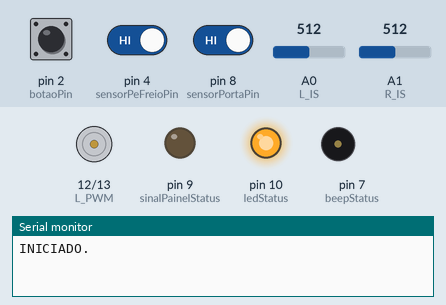
A sketch run on a simulated Arduino Uno, built with avr-gcc and run on an emulated ATmega328P. Parts: motor-driver pin pairs drawn as motors (green arrow = first pin HIGH = forward, orange = second pin HIGH = backward, longer = more drive, scaled by the enable pin), output pins drawn as LEDs (lit = HIGH), buzzer (waves = sounding, pin HIGH), the last lines printed to the serial monitor. The test bench sets the inputs (shaded band); at power-on: pin 2 (botaoPin) HIGH, pin 4 (sensorPeFreioPin) HIGH, pin 8 (sensorPortaPin) HIGH, A0 (L_IS) = 512, A1 (R_IS) = 512. EEPROM starts erased.

Above: at 1.7 s.
1.8 s: pin 2 (botaoPin) driven LOW and pin 4 (sensorPeFreioPin) driven LOW
At 2.1 s:
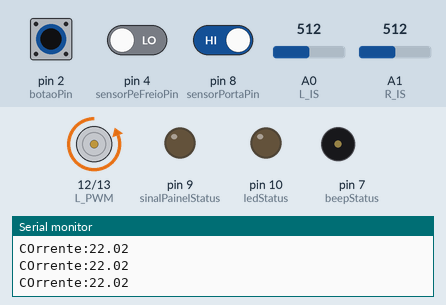
3.6 s: pin 2 (botaoPin) pulsed HIGH 2 times (0.12 s each, 0.3 s apart)
At 4.14 s:
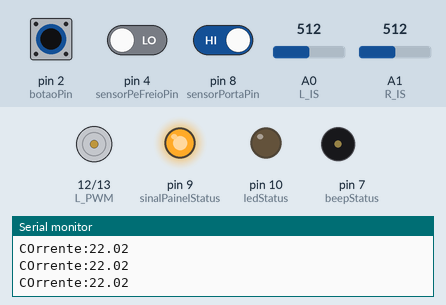
Timing chart, 0 to 6.6 s (numbered marks = the images above; inputs shaded):
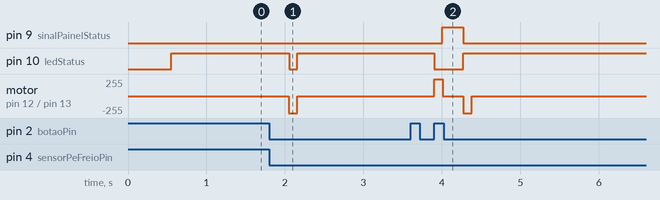

The sketch:

freio.ino
```cpp
//#include <Wire.h>
#include <EEPROM.h>
//#include <math.h>
#include <SoftwareSerial.h>

// Constantes de compilação (não ocupam RAM, não são variáveis globais)
//#define MPU_ADDR 0x68
//#define ADDR_OFFSET 2    // Float usa 4 bytes (endereços 2, 3, 4 e 5)
//#define ADDR_MAGIC 6     // Byte de controle (endereço 6)
//#define MAGIC_BYTE 0xA5  // Valor para validar se já foi calibrado
//#define LIMITE_LADEIRA 5.0 // Graus de inclinação para considerar ladeira

#define PIN_NAO_USADO 9

// === PINOS ===
const int botaoPin = 2;             // Botão (INT0)
const int sensorPeFreioPin = 4;
const int sensorPortaPin = 8;
const int ledStatus = 10;
const int beepStatus = 7;

SoftwareSerial receptorStatusCarro(A4,PIN_NAO_USADO); // RX A4;

const int PWM = 11;  // Ligar os pinos R_ENA e L_ENA no D11 do arduino
const int L_PWM = 12;
const int R_PWM = 13;
const int L_IS = A0;
const int R_IS = A1;
const float ganho = 8500.0;
const float resistor = 966.0; //(1kb)
const int sinalPainelStatus = 9;

// === TEMPOS ===
const int TEMPO_MAXIMO_ACIONAMENTO = 2000;   // ms Click Curto
const int TEMPO_DESTRAVA = 750;   // ms Click Curto

const int CORRENTE_50 = 6;   // ms Click Curto
const int CORRENTE_100 = 12;  // ms Click Longo

const int QUARTO_SEGUNDO = 250; //ms
long ultimoPiscar = 0;
long ultimoBeep = 0;
bool beepando =false;


// === EEPROM ===
const uint8_t EEPROM_ADDR_FREIADO = 0;
const uint8_t EEPROM_ADDR_LIMITE_CORRENTE = 1;
// === ESTADOS ===
bool SENTIDO_FREIANDO = true;

bool freiado = false;
bool correnteNoLimite =false;

struct StatusCarro {
  uint8_t atual;
  uint8_t anterior;
};

uint8_t PARADO_EM_NEUTRO = 1;
uint8_t PARADO_ENGRENADO = 2;
uint8_t EM_MOVIMENTO = 3; // a partir de 3km/h
uint8_t ENGRENADO_PISANDO_ACELERADOR =4;

bool bloqueadoAcionamentoAutomatico = false;

void setup() {
  pinMode(sensorPortaPin, INPUT_PULLUP);
  pinMode(sensorPeFreioPin, INPUT_PULLUP);
  delay(500);
  for(int i=0;i<50;i++){
     digitalRead(sensorPeFreioPin);
     delay(1);
  }
  pinMode(L_PWM, OUTPUT);
  pinMode(R_PWM, OUTPUT);
  pinMode(PWM, OUTPUT);
  pinMode(ledStatus, OUTPUT);
  pinMode(beepStatus, OUTPUT);
  pinMode(sinalPainelStatus, OUTPUT);
  pinMode(botaoPin, INPUT_PULLUP);
  pinMode(L_IS, INPUT);
  pinMode(R_IS, INPUT);

  Serial.begin(115200);
  receptorStatusCarro.begin(9600);
  Serial.println("INICIADO.");

  freiado = EEPROM.read(EEPROM_ADDR_FREIADO) > 0;
  correnteNoLimite= EEPROM.read(EEPROM_ADDR_LIMITE_CORRENTE) > 0;

  digitalWrite(ledStatus, freiado);
  digitalWrite(sinalPainelStatus, !freiado);

}


void loop() {
 // Serial.print("A0:");
 // Serial.println(analogRead(L_IS));
 // Serial.print("A1:");
 // Serial.println(analogRead(R_IS));

  StatusCarro statusCarro = detectarStatusCarro();

  verificarAcionamentoManual(statusCarro);
  verificarAcionamentoAutomatico(statusCarro);

  gerenciarNotificacao(statusCarro);

}
// === CONDICÕES PARA BEEPAR ===
void gerenciarNotificacao(StatusCarro statusCarro){
  if (freiado){
    if (statusCarro.atual == ENGRENADO_PISANDO_ACELERADOR || statusCarro.atual == EM_MOVIMENTO ){
         piscarLed();
         beeparERROR();
    }
  }else
      if (statusCarro.atual == PARADO_EM_NEUTRO){
          piscarLed();
          beeparWARN();
       }else limparNotificacoes();
}
// === APAGAR LED E BEET ===

void limparNotificacoes(){
  noTone(beepStatus);
  digitalWrite(ledStatus, 0);
}
// === ATIVA FREIO ===
void freiarAteFim(int intensidade) {
 if (correnteNoLimite) return;
  //Serial.print("Ativando freio com intensidade ");
  //Serial.println(intensidade);
  digitalWrite(sinalPainelStatus, LOW);
  ligarMotor(SENTIDO_FREIANDO);


  if (intensidade == 100)
    aguardarOuSoltarBotao(TEMPO_MAXIMO_ACIONAMENTO, CORRENTE_100); // eenquanto tiver apertando, o freio é acionado
  else
    aguardar(TEMPO_MAXIMO_ACIONAMENTO,CORRENTE_50);


  finalizarFreiar(intensidade);

}


// === ATIVA FREIO  ===
void iniciarFreiar() {
  if (freiado) return;
  digitalWrite(sinalPainelStatus, LOW);
  //Serial.print("Ativando freio com intesidade : 50 ");
  ligarMotor(SENTIDO_FREIANDO);
  aguardar(TEMPO_MAXIMO_ACIONAMENTO,CORRENTE_50);

}

void finalizarFreiar(int intensidade) {

  EEPROM.write(EEPROM_ADDR_FREIADO,intensidade);
  freiado = true;
  parar();
  digitalWrite(ledStatus, true);

}

// === LEITURA DO BOTÃO COM CLIQUE CURTO/LONGO ===
void verificarAcionamentoManual(StatusCarro statusCarro) {
  bool peFreio = digitalRead(sensorPeFreioPin) == LOW;
  if (botaoApertado()){
     long tempoInicio = millis();
    //  Acionar o botao até o tempo "100" ou atingir o limite de corrente
    while (botaoApertado()){
       if ((millis() - tempoInicio) >= QUARTO_SEGUNDO){
            if (peFreio){
               bloqueadoAcionamentoAutomatico = true;
               freiarAteFim(100);
            }
           return;
       }
    }
    if (freiado){ // FREIO ACIONADO
      if (!correnteNoLimite){ // Evitar destravar quando estiver segurando botao
          if (peFreio){ // Se estiver no N ou em movimento, com freio acionado, necessário pisar no freio e clicar no botão
               bloqueadoAcionamentoAutomatico = true;
               desativarFreio();
           }
      }
    }else{// FREIO NAO ACIONADO
      if (statusCarro.atual!= EM_MOVIMENTO && peFreio){ // Só aciona freio 50% se estiver PARADO e com pé no  freio.
        bloqueadoAcionamentoAutomatico = true;
        iniciarFreiar();
        if (botaoNaoApertado())
            finalizarFreiar(50);
       }
    }

  }else if (correnteNoLimite){ // BOTAO SOLTO
          correnteNoLimite = !correnteNoLimite;
          EEPROM.write(EEPROM_ADDR_LIMITE_CORRENTE,correnteNoLimite);
         }

}
// === AÇÃO AUTOMÁTICA DE SEGURANÇA ===
void verificarAcionamentoAutomatico(StatusCarro statusCarro) {
  bool apertandoFreio = digitalRead(sensorPeFreioPin) == LOW;
  bool portaAberta = digitalRead(sensorPortaPin) == LOW;
  bool portaFechada = !portaAberta;
  bool naofreiado = !freiado;
  bool naoApertandoFreio = !apertandoFreio;
  bool pisarAcelerador = (statusCarro.atual == ENGRENADO_PISANDO_ACELERADOR && portaFechada);
  bool engatarMarchaParado = statusCarro.atual == PARADO_ENGRENADO && portaFechada && freiado && apertandoFreio && !bloqueadoAcionamentoAutomatico;
  bool abrirPortaInesperadamenteParado = portaAberta && naoApertandoFreio && statusCarro.atual == PARADO_ENGRENADO && naofreiado && !bloqueadoAcionamentoAutomatico;
  bool colocarEmNeutroParado = statusCarro.atual == PARADO_EM_NEUTRO && naofreiado && apertandoFreio && !bloqueadoAcionamentoAutomatico;
  bool autoHold =  statusCarro.atual == PARADO_ENGRENADO && statusCarro.anterior == EM_MOVIMENTO && pisouEsoltouFreio(apertandoFreio) && naofreiado && !bloqueadoAcionamentoAutomatico;

  if (abrirPortaInesperadamenteParado  || colocarEmNeutroParado || autoHold) {
     freiarAteFim(50);
  }

  if (pisarAcelerador || engatarMarchaParado ) {
     desativarFreio();
     if (pisarAcelerador){
       bloqueadoAcionamentoAutomatico=false;
     }
  }

// Permitir que o modo automatico volte a funcionar
  if (statusCarro.atual == EM_MOVIMENTO &&  portaFechada && !freiado){
     bloqueadoAcionamentoAutomatico = false;
  }

}
bool pisouEsoltouFreio(bool freioPressionadoAgora ) {
  static bool freioEstaPisado = false;
  static unsigned long instanteUltimaPisada = 0;
  static  unsigned long agora;
  if (freioPressionadoAgora) {
    // Obtém o tempo atual em milissegundos
    agora = millis();
    return ((agora - instanteUltimaPisada) <= 250);

  }else instanteUltimaPisada = agora;       // Salva o momento que soltou da pisada

}

StatusCarro detectarStatusCarro() {
  static StatusCarro statusCarro = {0, 0};
  if (receptorStatusCarro.available()){
       statusCarro.anterior = statusCarro.atual;
       statusCarro.atual = receptorStatusCarro.read();
      //Serial.print("Status CArro:");
      //Serial.println(statusCarro);

    }
  return statusCarro;
}

// === DESATIVA FREIO ===
void desativarFreio() {
  if (!freiado) return;
  ligarMotor(!SENTIDO_FREIANDO);
  //Serial.println("Desativando freio...");
  //aguardar(EEPROM.read(EEPROM_ADDR_FREIADO) == 100 ? TEMPO_100: TEMPO_50);
  aguardar(TEMPO_DESTRAVA, CORRENTE_100);

  freiado = false;
  digitalWrite(ledStatus, LOW);
  digitalWrite(sinalPainelStatus, HIGH);
  EEPROM.write(EEPROM_ADDR_FREIADO,0);

  parar();
}
// === VARIAS LEITURAS ANALOGICAS PARA SUAVISAR ===
float leituraMediaAnologica(int pinAnalogico){
  long soma=0;
   for(int i=1;i<=10;i++){
       soma = soma + analogRead(pinAnalogico);
     //  delay(5);
    }
  return soma/10;
}

// === INICAR MOVIMENTO ===
void ligarMotor(bool sentido){

    digitalWrite(L_PWM, !sentido);
    digitalWrite(R_PWM, sentido);
    analogWrite(PWM, 255);
}
// === PARAR MOVIMENTO ===
void parar(){
    analogWrite(PWM, 0);
}
bool botaoApertado(){
  return digitalRead(botaoPin) == LOW;
}

bool botaoNaoApertado(){
  return digitalRead(botaoPin) == HIGH;
}
bool isAtingiuCorrenteLimite(float tempoAgurde, int limiteCorrente){
  float tensaoA = leituraMediaAnologica(L_IS) / 1023.0 * 5; // 5V máxima voltagem do pino que corresponde a 1023.0
  float tensaoB = leituraMediaAnologica(R_IS) / 1023.0 * 5; // 5V máxima voltagem do pino que corresponde a 1023.0
  float tensao = max(tensaoA,tensaoB);
  float corrente  = (tensao /resistor)* 8500.0; // 8500 ganho do chip  - BTS7960 reduz o valor em um fator de 8500 para enviar o sinal ao IS

  //return corrente>12;
  Serial.print("COrrente:");
  Serial.println(corrente);
  correnteNoLimite = tempoAgurde >100 && corrente>limiteCorrente;
  if (correnteNoLimite){
    EEPROM.write(EEPROM_ADDR_LIMITE_CORRENTE,correnteNoLimite);
  }
  return correnteNoLimite;

}

// === AGURDAR ===
void aguardar(float tempoAgurde, int limiteCorrente) {
    long tempoInicio = millis();
    //Serial.print("aguarde  por:");
    //Serial.println(tempoAgurde);
    // Se ultrapassar o tempoAguarde
    while (((millis() - tempoInicio) <= tempoAgurde)){
        piscarLed();
        if (isAtingiuCorrenteLimite(millis() - tempoInicio,limiteCorrente)){
             break;
         }

    }

}

// === AGUARDAR OU INTERROMPER NO MEIO DO AGUARDE ===
void aguardarOuSoltarBotao(float tempoMaximo, int limiteCorrente) {
    long tempoInicio = millis();
    Serial.print("aguarde  por:");
    Serial.print(tempoMaximo);
    Serial.println(" ou solte botao");
    // Se ultrapassar o tempoAguarde ou botão foi solto
    while (((millis() - tempoInicio) <= tempoMaximo)){
        if  (botaoNaoApertado() || isAtingiuCorrenteLimite((millis() - tempoInicio), limiteCorrente)){
            break;
        }
        piscarLed();
    }

}
void piscarLed(){
     bool statusLed = digitalRead(ledStatus);
     if (millis() - ultimoPiscar >=150){
        ultimoPiscar = millis();
        digitalWrite(ledStatus, !statusLed);
     }

}
void beeparERROR(){
     if (millis() - ultimoBeep >=150){
         ultimoBeep = millis();
        if (beepando) tone(beepStatus,2000); else noTone(beepStatus);
        beepando=!beepando;
     }

}

void beeparWARN() {
    static unsigned long ultimoCiclo = 0;
    unsigned long tempoAtual = millis();
    unsigned long tempoNoCiclo = (tempoAtual - ultimoCiclo) % 1000;

    // Reinicia o ciclo a cada 1 segundo
    if (tempoAtual - ultimoCiclo >= 1000) {
        ultimoCiclo = tempoAtual;
    }

    // Dois bipes de 100ms com 200ms entre eles
    if (tempoNoCiclo < 100) {
        tone(beepStatus, 2000);  // Primeiro beep
    } else if (tempoNoCiclo >= 100 && tempoNoCiclo < 300) {
        noTone(beepStatus);       // Pausa de 300ms
    } else if (tempoNoCiclo >= 300 && tempoNoCiclo < 400) {
        tone(beepStatus, 2000);   // Segundo beep
    } else {
        noTone(beepStatus);       // Silêncio até completar 1 segundo
    }
}
/*
float lerAcelerometro() {
    Wire.beginTransmission(MPU_ADDR);
    Wire.write(0x3B); // Começa a ler no registrador do acelerômetro
    Wire.endTransmission(false);
    Wire.requestFrom(MPU_ADDR, 6, true); // Pede 6 bytes (X, Y, Z)

    int16_t acX = Wire.read() << 8 | Wire.read();
    Wire.read(); Wire.read(); // Pula AcY (não necessário para inclinação frente/trás)
    int16_t acZ = Wire.read() << 8 | Wire.read();

    // Calcula e RETORNA o ângulo de Pitch (frente/trás) em graus
    return atan2(acX, acZ) * 180.0 / PI;
}
// 2. MÉTODO DE CALIBRAÇÃO AUTÔNOMA
// -------------------------------------------------------------------
void calibrarAcelerometro() {
    float somaPitch = 0.0;

    // Faz 100 leituras para tirar a média e eliminar ruídos
    for (int i = 0; i < 100; i++) {
        somaPitch += lerAcelerometro(); // Soma o valor retornado diretamente
        delay(10);
    }

    float offset = somaPitch / 100.0;

    // Salva o valor calculado e a marca de "já calibrado" na EEPROM
    EEPROM.put(ADDR_OFFSET, offset);
    EEPROM.write(ADDR_MAGIC, MAGIC_BYTE);
}
// -------------------------------------------------------------------
// 3. MÉTODO DE INICIALIZAÇÃO DO HARDWARE
// -------------------------------------------------------------------
void inicializarAcelerometro() {
    // Inicia comunicação I2C
    Wire.begin();

    // Acorda o MPU6050 (sai do modo sleep)
    Wire.beginTransmission(MPU_ADDR);
    Wire.write(0x6B);
    Wire.write(0);
    Wire.endTransmission(true);

    // Verifica se já existe uma calibração salva. Se não, executa a calibração.
    if (EEPROM.read(ADDR_MAGIC) != MAGIC_BYTE) {
        calibrarAcelerometro();
    }
}

// -------------------------------------------------------------------
// 4. MÉTODO DE VERIFICAÇÃO DA LADEIRA (Lógica de Negócio)
// -------------------------------------------------------------------
bool verificarLadeira() {
    // 'static' mantém o valor entre as chamadas, mas com escopo LOCAL
    static float offsetPitch = -999.0;

    // Lê da EEPROM apenas na primeira execução deste método
    if (offsetPitch == -999.0) {
        EEPROM.get(ADDR_OFFSET, offsetPitch);
    }

    // Chama a função e guarda o valor retornado
    float pitchAtual = lerAcelerometro();

    // Aplica a calibração subtraindo o offset
    float pitchReal = pitchAtual - offsetPitch;

    // Verifica inclinação (usando fabs para valor absoluto de float)
    return (fabs(pitchReal) > LIMITE_LADEIRA);
}
*/
```

Measured:
- after the input at 1.8 s, pin 10 (ledStatus): HIGH → LOW after 0.25 s, → HIGH 0.11 s later; motor on pin 12 (L_PWM) / pin 13 (R_PWM): stopped → backward 255/255 after 0.25 s, → stopped 0.11 s later
- after the input at 3.6 s, pin 9 (sinalPainelStatus): LOW → HIGH after 0.41 s, → LOW 0.26 s later; pin 10 (ledStatus): HIGH → LOW after 0.30 s, → HIGH 0.37 s later; motor on pin 12 (L_PWM) / pin 13 (R_PWM): stopped → forward 255/255 after 0.30 s, → stopped 0.11 s later, → backward 255/255 0.26 s later, → stopped 0.11 s later
